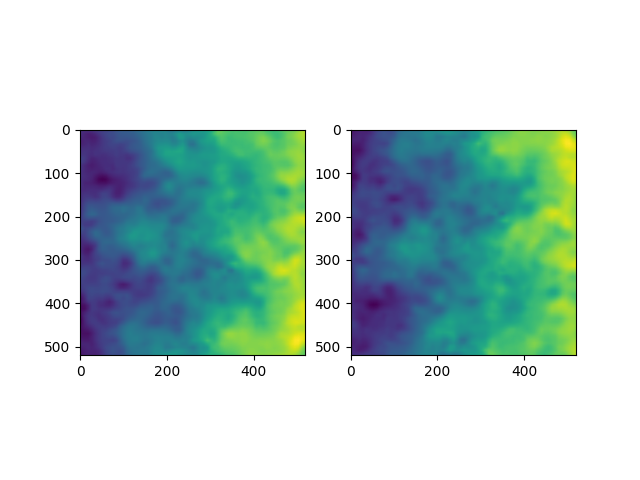
#> input picture Code/SyntheticData/test.png, 640 x 480 px
$ python smoothen_data.py test.png test.png
#> lines starting #> are read from the running program, lines starting #| are printed output that depends on the picture
### Code/SyntheticData/src/functions.py
import numpy as np
import scipy as sc


# [46 lines left out: functions size, sub_region, noise, not called in this run]


def smoothen(data, sigma=2):
    return sc.ndimage.gaussian_filter(data, sigma=sigma)

### Code/SyntheticData/smoothen_data.py
import sys
import scipy as sc
import numpy as np

import matplotlib.pyplot as plt

sys.path.append("src")
from functions import smoothen
from PIL import Image

# import rescaled and registered data
input   = sys.argv[1]
out_dir = "../../Data/InitialConditions/" #sys.argv[2]
sigma = 2

# smoothen
im = plt.imread(input)
#> im is the input picture: shape (480, 640, 4) float32; mean R, G, B, A 0.746, 0.837, 0.819, 1
smoothed_data = smoothen(im)
#> in smoothen, `return sc.ndimage.gaussian_filter(data, sigma=sigma)`:
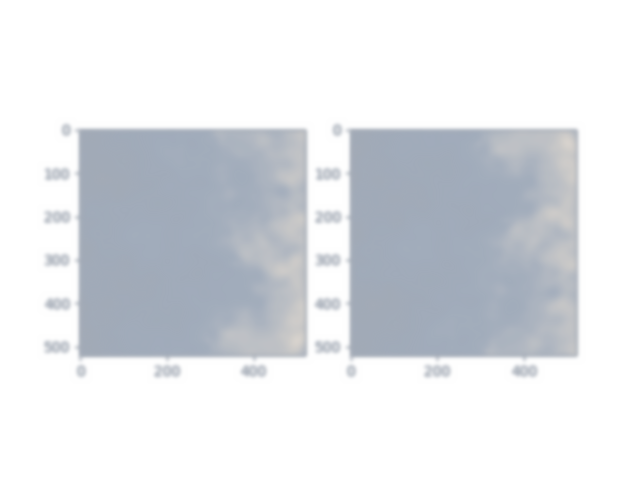
#> returned value: shape (480, 640, 4) float32; mean of channels 0, 1, 2, 3 0.82, 0.838, 0.863, 0.881; transparent parts drawn white

# save
filename = input.split('/')[-1]
im_tif  = Image.fromarray(smoothed_data.astype(np.uint8))
im_tif.save(out_dir + filename)
